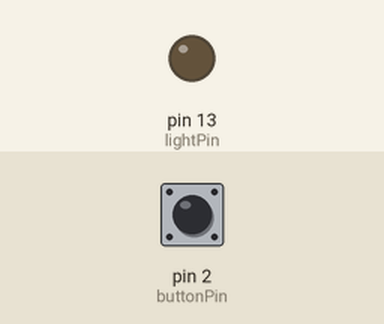
Simulated run of this sketch. Board: Arduino Uno, built with avr-gcc and run on an emulated ATmega328P. On the bench: output pins drawn as LEDs (lit = HIGH). Inputs (shaded band) come from the test bench; at power-on: pin 2 (buttonPin) HIGH.

Above: at 1.2 s.
1.3 s: pin 2 (buttonPin) pulled LOW for 0.15 s
At 1.4 s:
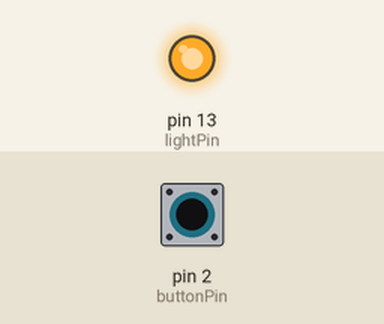
3.0 s: pin 2 (buttonPin) pulled LOW for 3.2 s
At 6.9 s:
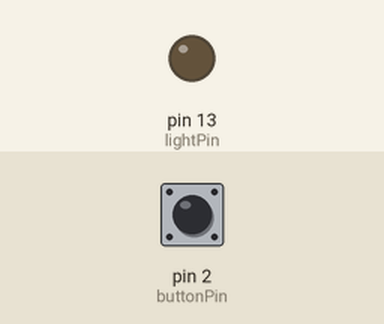
Timing chart, 0 to 8.4 s (numbered marks = the images above; inputs shaded):
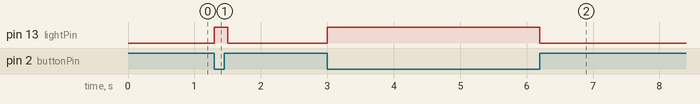

The sketch:

code.ino
```cpp
int buttonPin = 2;
int lightPin = 13;

void setup() {
  pinMode(buttonPin,INPUT_PULLUP);
  pinMode(lightPin,OUTPUT);
}

void loop() {
  int buttonState = digitalRead(buttonPin);
  if (buttonState == LOW) {
    digitalWrite(lightPin,HIGH);
  } else {
    digitalWrite(lightPin,LOW);
  }
  delay(100);

}
```

Measured:
- after the input at 1.3 s, pin 13 (lightPin): LOW → HIGH at once, → LOW 0.20 s later
- after the input at 3.0 s, pin 13 (lightPin): LOW → HIGH at once, → LOW 3.2 s later
